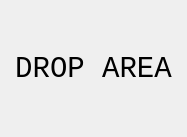
<?xml version="1.0" encoding="UTF-8"?>
<ui version="4.0">
 <class>Form</class>
 <widget class="QWidget" name="Form">
  <property name="geometry">
   <rect>
    <x>0</x>
    <y>0</y>
    <width>187</width>
    <height>137</height>
   </rect>
  </property>
  <property name="windowTitle">
   <string>Form</string>
  </property>
  <layout class="QVBoxLayout" name="verticalLayout">
   <item>
    <widget class="QLabel" name="label">
     <property name="font">
      <font>
       <family>Consolas</family>
       <pointsize>22</pointsize>
      </font>
     </property>
     <property name="text">
      <string>DROP AREA</string>
     </property>
     <property name="scaledContents">
      <bool>false</bool>
     </property>
     <property name="alignment">
      <set>Qt::AlignCenter</set>
     </property>
    </widget>
   </item>
  </layout>
 </widget>
 <resources/>
 <connections/>
</ui>
